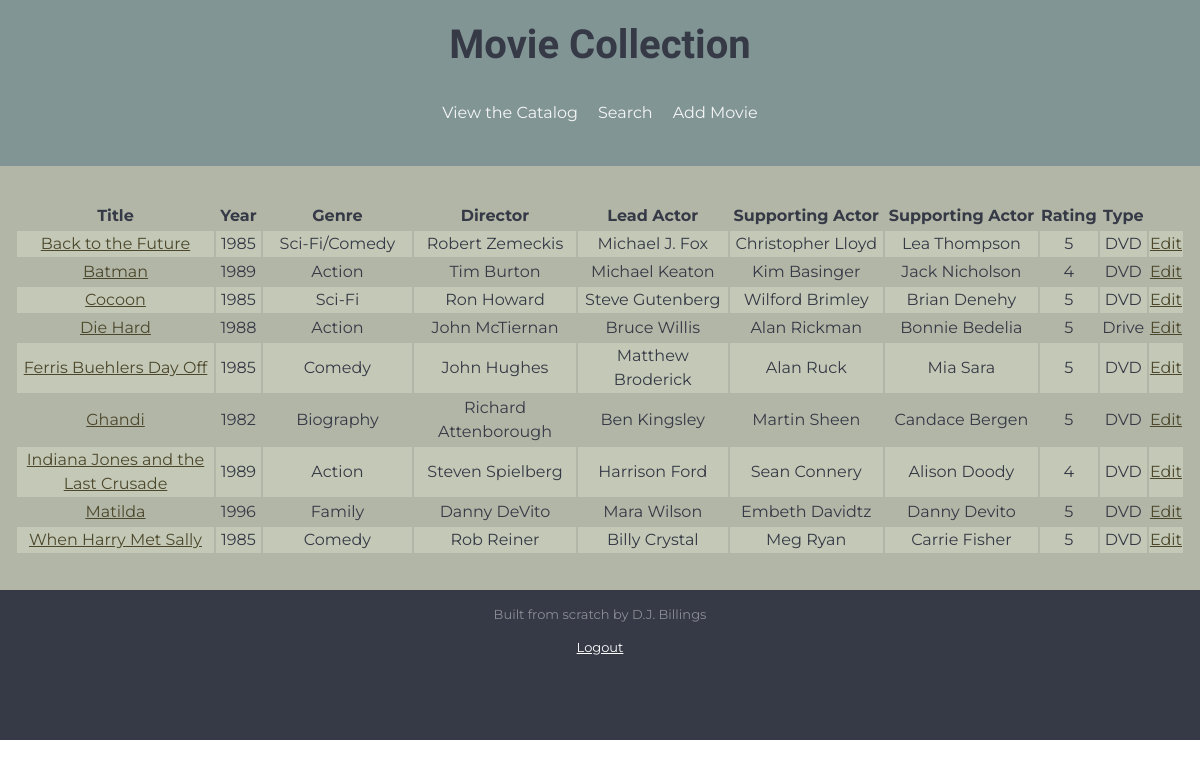
Screenshot of /catalog.php with the database file from the repository.
### tables this page shows
CREATE TABLE `movies` (
  `ID` int(11) NOT NULL,
  `Title` varchar(45) NOT NULL,
  `Year` int(11) DEFAULT NULL,
  `Genre` text,
  `Director` varchar(35) NOT NULL,
  `Actor1` text,
  `Actor2` text,
  `Actor3` text,
  `Rating` int(11) DEFAULT NULL,
  `Type` text,
  `Summary` text
);

### catalog.php (the view, shortened to what this page needs)
<!DOCTYPE html>
<html lang="en">
  <head>
<link rel="stylesheet" href="css/style.css">
</head>
<body>
    <main>
    <section class="header">
    <h1>Movie Collection</h1>
<?php
include 'nav.php'
?>
</section>
        <section class="catalog">
        <div class="content-wraplong">
<?php
include 'includes/db.php';
$query = "SELECT * FROM movies ORDER BY Title";
if ($result = $mysqli->query($query)) {
}
else
{
    echo "Error getting movies from the database: " . mysql_error()."<br>";
}
echo "<table id='Grid' style='width: 90vw margin-left: auto; margin-right: auto;'><tr>";
echo "<th style='width: 300px'>Title</th>";
echo "<th style='width: 50px'>Year</th>";
echo "<th style='width: 200px'>Genre</th>";
echo "<th style='width: 200px'>Director</th>";
echo "<th style='width: 200px'>Lead Actor</th>";
echo "<th style='width: 200px'>Supporting Actor</th>";
echo "<th style='width: 200px'>Supporting Actor</th>";
echo "<th style='width: 50px'>Rating</th>";
echo "<th style='width: 50px'>Type</th>";
echo "</tr>\n";
$class ="odd";
while ($result_ar = mysqli_fetch_assoc($result)) {
    echo "<tr class=\"$class\">";
    echo "<td><a href='viewmovie.php?Title=".$result_ar['Title']."'>" . $result_ar['Title'] . "</td>";
    echo "<td>" . $result_ar['Year'] . "</td>";
    echo "<td>" . $result_ar['Genre'] . "</td>";
    echo "<td>" . $result_ar['Director'] . "</td>";
    echo "<td>" . $result_ar['Actor1'] . "</td>";
    echo "<td>" . $result_ar['Actor2'] . "</td>";
    echo "<td>" . $result_ar['Actor3'] . "</td>";
    echo "<td>" . $result_ar['Rating'] . "</td>";
    echo "<td>" . $result_ar['Type'] . "</td>";
    echo "<td><a href='formEdit.php?Title=" . $result_ar['Title'] . "'>Edit</a> </td>";
   echo "</td></tr>\n";
    if ($class=="odd"){
        $class="even";
    }
    else
    {
        $class="odd";
    }
}
echo "</table>";
?>
</section>
<?php
include 'includes/footer.php';
?>
</body>
</html>

### nav.php (shortened to what this page needs)
<html>
<head>
<link rel="stylesheet" href="css/style.css">
</head>
<body>
<ul class="nav-menu">
        <li><a href="catalog.php">View the Catalog</a></li>
        <li> <a href="searchMovies.php">Search</a> </li>
        <li> <a href="add-movie.php">Add Movie</a> </li>
</ul>
</body>
<html>

### includes/footer.php
<HTML>
    <head>
    <link rel="stylesheet" href="css/style.css">
    </head>
    <body>
<div class="footer">
<?php
echo "Built from scratch by D.J. Billings";
?>
<p><a href="logout.php">Logout</a></p>
</div>
</body>
</html>

### css/style.css (style rules this page uses)
*, *::before, *::after { box-sizing: inherit; }
html { box-sizing: border-box; }
body { color: #363946ff; margin: 0; padding:0; font-family: 'Montserrat', sans-serif; font-size: 16px; line-height: 1.5; }
a { color: rgb(77, 72, 44); }
h1 { font-size: 40px; }
h1, h2 { font-family: 'Cutive', serif; margin: 0; }
.content-wraplong { text-align: center; width: 100%; margin: 0 auto; padding: 20px 0; }
.header { text-align: center; background-color: #819595ff; padding: 15px; width: 100vw; }
.nav-menu { list-style-type: none; padding: 0; display: flex; justify-content: center; }
.nav-menu a { padding: 10px; display: inline-block; color: whitesmoke; text-decoration:none; }
.catalog { background-color: #b1b6a6ff; padding: 15px; }
.footer { width: 100%; height: 150px; background-color: #363946ff; color: rgb(140, 143, 150);; font-size:small; text-align: center; padding-top: 15px; }
.footer a { color:white; }
.odd { background-color: rgb(195, 201, 182); }

### rows the page displays
movies: Title "Back to the Future", Year "1985", Genre "Sci-Fi/Comedy", Director "Robert Zemeckis", Actor1 "Michael J. Fox", Actor2 "Christopher Lloyd", Actor3 "Lea Thompson", Rating "5", Type "DVD"
movies: Title "Batman", Year "1989", Genre "Action", Director "Tim Burton", Actor1 "Michael Keaton", Actor2 "Kim Basinger", Actor3 "Jack Nicholson", Rating "4", Type "DVD"
movies: Title "Cocoon", Year "1985", Genre "Sci-Fi", Director "Ron Howard", Actor1 "Steve Gutenberg", Actor2 "Wilford Brimley", Actor3 "Brian Denehy", Rating "5", Type "DVD"
movies: Title "Die Hard", Year "1988", Genre "Action", Director "John McTiernan", Actor1 "Bruce Willis", Actor2 "Alan Rickman", Actor3 "Bonnie Bedelia", Rating "5", Type "Drive"
movies: Title "Ferris Buehlers Day Off", Year "1985", Genre "Comedy", Director "John Hughes", Actor1 "Matthew Broderick", Actor2 "Alan Ruck", Actor3 "Mia Sara", Rating "5", Type "DVD"
movies: Title "Ghandi", Year "1982", Genre "Biography", Director "Richard Attenborough", Actor1 "Ben Kingsley", Actor2 "Martin Sheen", Actor3 "Candace Bergen", Rating "5", Type "DVD"
movies: Title "Indiana Jones and the Last Crusade", Year "1989", Genre "Action", Director "Steven Spielberg", Actor1 "Harrison Ford", Actor2 "Sean Connery", Actor3 "Alison Doody", Rating "4", Type "DVD"
movies: Title "Matilda", Year "1996", Genre "Family", Director "Danny DeVito", Actor1 "Mara Wilson", Actor2 "Embeth Davidtz", Actor3 "Danny Devito", Rating "5", Type "DVD"
movies: Title "When Harry Met Sally", Year "1985", Genre "Comedy", Director "Rob Reiner", Actor1 "Billy Crystal", Actor2 "Meg Ryan", Actor3 "Carrie Fisher", Rating "5", Type "DVD"
